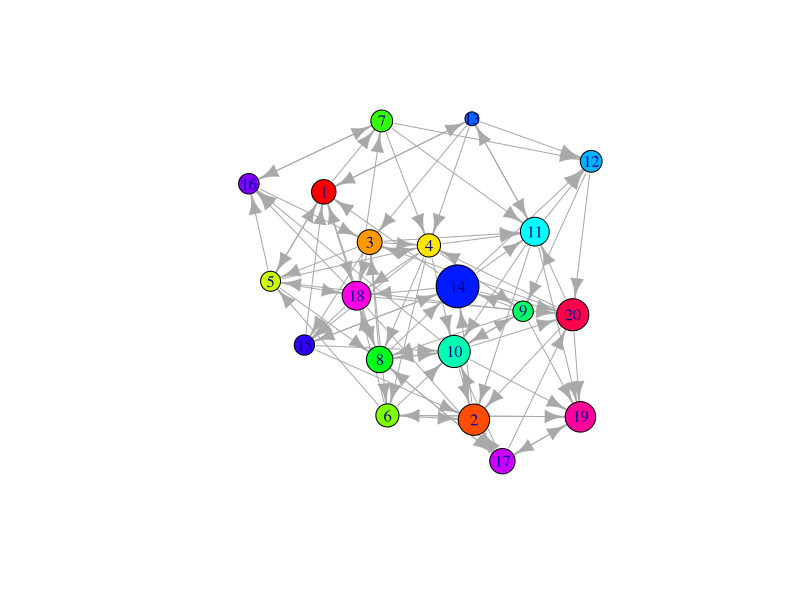

Reproduce this figure in R.
library(igraph)
g <- random.graph.game(20, 5/20, directed=TRUE)
g$layout <- layout.fruchterman.reingold(g)
# https://stat.ethz.ch/pipermail/r-help/2009-February/187108.html
V(g)$size <- page.rank(g)$vector*300
V(g)$color <- rainbow(length(V(g)))
plot(g)
# http://stackoverflow.com/questions/12268697/how-to-sort-and-visualize-a-directed-graph
# http://igraph.org/r/